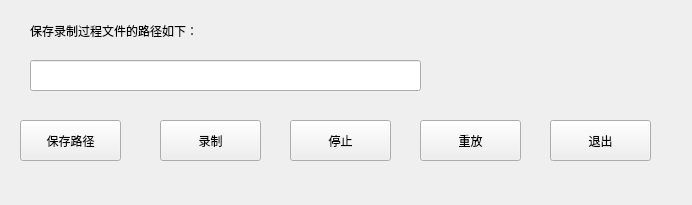
<?xml version="1.0" encoding="UTF-8"?>
<ui version="4.0">
 <class>MainWindow</class>
 <widget class="QMainWindow" name="MainWindow">
  <property name="geometry">
   <rect>
    <x>0</x>
    <y>0</y>
    <width>692</width>
    <height>205</height>
   </rect>
  </property>
  <property name="windowTitle">
   <string>记录Windows鼠标和键盘操作</string>
  </property>
  <widget class="QWidget" name="centralWidget">
   <widget class="QLabel" name="label">
    <property name="geometry">
     <rect>
      <x>30</x>
      <y>20</y>
      <width>221</width>
      <height>21</height>
     </rect>
    </property>
    <property name="text">
     <string>保存录制过程文件的路径如下：</string>
    </property>
   </widget>
   <widget class="QPushButton" name="pB_transcribe">
    <property name="geometry">
     <rect>
      <x>160</x>
      <y>120</y>
      <width>101</width>
      <height>41</height>
     </rect>
    </property>
    <property name="text">
     <string>录制</string>
    </property>
   </widget>
   <widget class="QPushButton" name="pB_stop">
    <property name="geometry">
     <rect>
      <x>290</x>
      <y>120</y>
      <width>101</width>
      <height>41</height>
     </rect>
    </property>
    <property name="text">
     <string>停止</string>
    </property>
   </widget>
   <widget class="QPushButton" name="pB_reset">
    <property name="geometry">
     <rect>
      <x>420</x>
      <y>120</y>
      <width>101</width>
      <height>41</height>
     </rect>
    </property>
    <property name="text">
     <string>重放</string>
    </property>
   </widget>
   <widget class="QPushButton" name="pB_save">
    <property name="geometry">
     <rect>
      <x>20</x>
      <y>120</y>
      <width>101</width>
      <height>41</height>
     </rect>
    </property>
    <property name="text">
     <string>保存路径</string>
    </property>
   </widget>
   <widget class="QPushButton" name="pB_exit">
    <property name="geometry">
     <rect>
      <x>550</x>
      <y>120</y>
      <width>101</width>
      <height>41</height>
     </rect>
    </property>
    <property name="text">
     <string>退出</string>
    </property>
   </widget>
   <widget class="QLineEdit" name="lineEdit">
    <property name="geometry">
     <rect>
      <x>30</x>
      <y>60</y>
      <width>391</width>
      <height>31</height>
     </rect>
    </property>
   </widget>
  </widget>
 </widget>
 <layoutdefault spacing="6" margin="11"/>
 <resources/>
 <connections/>
</ui>
